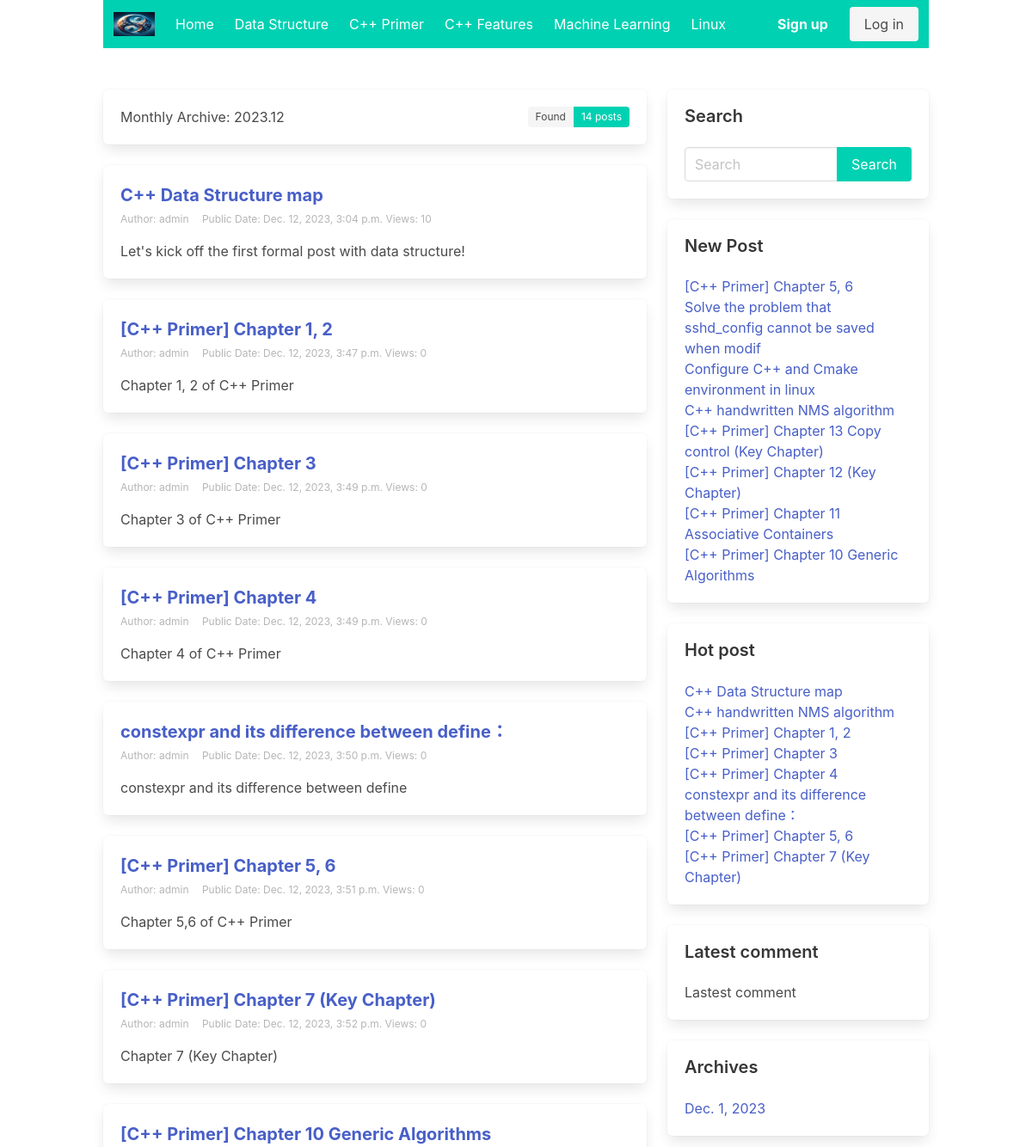
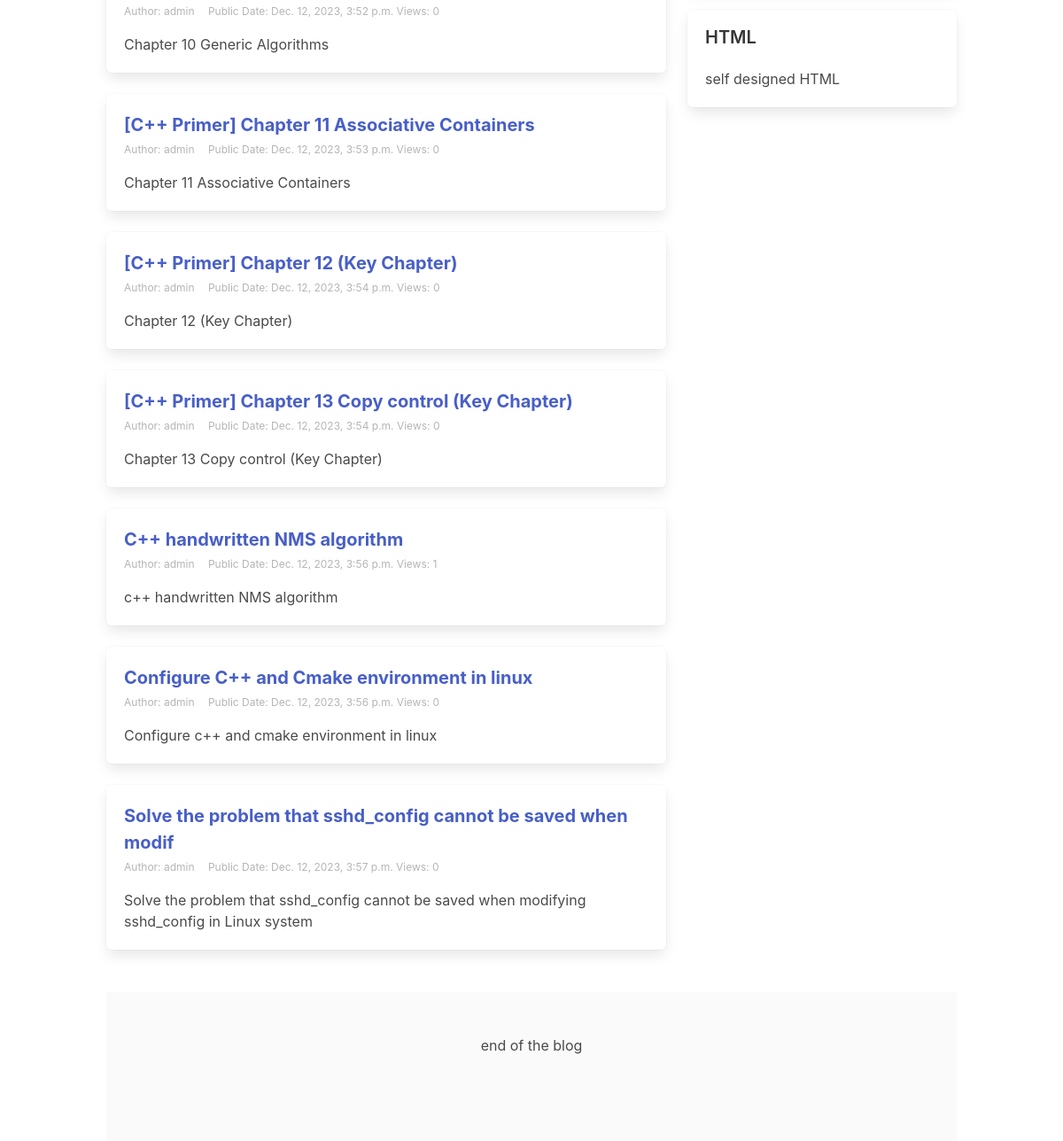
Screenshot of /archives/2023/12 with the database file from the repository (2 pictures, top to bottom).
### blog/models.py (models this page shows, shortened)
class Category(models.Model):
    name = models.CharField(max_length=32, verbose_name="category name")
    desc = models.TextField(max_length=200, blank=True, default='', verbose_name="category description")
    add_date = models.DateTimeField(auto_now_add=True, verbose_name="creating date")
    pub_date = models.DateTimeField(auto_now=True, verbose_name="modified date")
    class Meta:
        verbose_name = "blog category"
        verbose_name_plural = verbose_name

class Post(models.Model):
    title = models.CharField(max_length=61, verbose_name="Title")
    desc = models.TextField(max_length=200, blank=True, default='', verbose_name="Description")
    category = models.ForeignKey(Category, on_delete=models.CASCADE, verbose_name="category")
    content = MDTextField(verbose_name="Content")
    tags = models.ForeignKey(Tag, blank=True, on_delete=models.CASCADE, verbose_name="blog tag") # a post can have multiple tags -> foreign key
    owner = models.ForeignKey(User, on_delete=models.CASCADE, verbose_name="author")
    add_date = models.DateTimeField(auto_now_add=True, verbose_name="creating date")
    pub_date = models.DateTimeField(auto_now=True, verbose_name="modified date")
    pv = models.IntegerField(default=0, verbose_name='Views') # the views of the post
    class Meta:
        verbose_name = "post"
        verbose_name_plural = verbose_name

class Sidebar(models.Model):
    STATUS = (
        (1, 'Hide'),
        (2, 'Show')
    )
    DISPLAY_TYPE = (
        (1, 'Search'),
        (2, 'New post'),
        (3, 'Hot post'),
        (4, 'Latest comment'),
        (5, 'Post archives'),
        (6, 'HTML')
    )
    title = models.CharField(max_length=50, verbose_name="Module name") # Module name
    display_type = models.PositiveIntegerField(default=1, choices=DISPLAY_TYPE, verbose_name="Display type") # Sidebar, search box popular, articles
    content = models.CharField(max_length=500, blank=True, default='', verbose_name="Content",
                               help_text="If the setting is not HTML type, it can be empty") # This field is specially used for HTML type, other types can be empty
    sort = models.PositiveIntegerField(default=1,  verbose_name="Sort", help_text='The larger the serial number, the higher the order.')
    status = models.PositiveIntegerField(default=2, choices=STATUS, verbose_name="Status") # Hide/show status
    add_date = models.DateTimeField(auto_now_add=True, verbose_name="Creation time")  # creation time
    class Meta:
        verbose_name = "Sidebar"
        verbose_name_plural = verbose_name
        ordering = ['-sort'] # sort in descending order
    @classmethod # make it a callable function for the sidebar class
    def get_sidebar(cls):
        return cls.objects.filter(status=2)   # Query all modules that are displayed
    @property # make it as a property of the class, only readable
    def get_content(self):
        if self.display_type == 1:
            context = {
            }
            return render_to_string('blog/sidebar/search.html', context=context)
        elif self.display_type == 2:
            context = {
            }
            return render_to_string('blog/sidebar/new_post.html', context=context)
        elif self.display_type == 3:
            context = {
            }
            return render_to_string('blog/sidebar/hot_post.html', context=context)
        elif self.display_type == 4:
            context = {
            }
            return render_to_string('blog/sidebar/comment.html', context=context)
        elif self.display_type == 5:
            context = {
            }
            return render_to_string('blog/sidebar/archives.html', context=context)
        elif self.display_type == 6:
            return self.content

### blog/views.py (the view)
# urls.py: path('archives/<int:year>/<int:month>', views.archives, name='archives'),
def archives(request, year, month):
    post_list = Post.objects.filter(add_date__year=year, add_date__month=month)
    context = {'post_list': post_list, 'year': year, 'month': month}
    return render(request, 'blog/archives_list.html', context)

### blog/templatetags/category.py (called while the page is built)
@register.simple_tag # after adding this decoration, it will be a qualified template tag!
def get_category_list():
    return Category.objects.all()

@register.simple_tag
def get_sidebar_list():
    return Sidebar.get_sidebar()

@register.simple_tag
def get_new_post():
    return Post.objects.order_by('-pub_date')[:8] # only show 8 posts in descending order by time

@register.simple_tag
def get_hot_post():
    return Post.objects.order_by('-pv')[:8] # only show 8 posts in descending order by time

@register.simple_tag
def get_archives():
    return Post.objects.dates('add_date', 'month', order='DESC')[:8] # only show 8 posts in descending order by time

### blog/templates/blog/archives_list.html (shortened to what this page needs)
{% extends 'blog/base.html' %}
{% block archives %}
    <div class="box">
        Monthly Archive: {{ year }}.{{ month }}
        <div class="tags has-addons is-pulled-right">
          <span class="tag">Found</span>
          <span class="tag is-primary">{{ post_list.count }} posts</span>
        </div>
    </div>
{% endblock %}

### blog/templates/blog/base.html (shortened to what this page needs)
<!DOCTYPE html>
{% load static category %}
<html>
    <head>
        <link rel="stylesheet" href="https://cdn.jsdelivr.net/npm/bulma@0.9.4/css/bulma.min.css">
        <link href="{% static 'mdeditor/css/editormd.min.css' %}" rel="stylesheet">
        <link href="{% static 'mdeditor/css/editormd.preview.css' %}" rel="stylesheet">
    </head>
    <body>
        <nav class="navbar is-primary container" role="navigation" aria-label="main navigation">
            <div class="navbar-brand">
            <a class="navbar-item">
                <img src="{% static 'users/images/login.jpg'%}" width="48" height="48">
            </a>
            </div>
            <div id="navbarBasicExample" class="navbar-menu">
                <div class="navbar-start">
                    {% block nav-start %}
                        <a class="navbar-item" href="/">
                            Home
                        </a>
                    {% get_category_list as category_list %}
                        {% for category in category_list %}
                            <a class="navbar-item" href="{% url 'blog:category_list' category.id %}">
                                {{ category.name }}
                            </a>
                        {% endfor %}
                    {% endblock %}
                </div>
                <div class="navbar-end">
                    {% block navbar-end %}
                    <div class="navbar-item">
                        {% if user.is_authenticated %}
                        {% comment %} if the user login, it will show user center {% endcomment %}
                            <div class="buttons">
                                <a href="{% url 'users:user_profile' %}" class="button is-primary">{{ request.user.username }}'s User Center</a>
                                <a href="{% url 'users:logout' %}" class="button is-primary">Log out</a>
                            </div>
                        {% else %}
                            <div class="buttons">
                                <a class="button is-primary" href="{% url 'users:register' %}" target="_blank">
                                    <strong>Sign up</strong>
                                </a>
                                <a class="button is-light" href="{% url 'users:login' %}" target="_blank">
                                    Log in
                                </a>
                            </div>
                        {% endif %}
                    </div>
                    {% endblock %}
                </div>
            </div>
        </nav>
        <section class="section">
            <div class="container">
                <div class="columns">
                    <div class="column is-8">
                        {% block section %}
                            {% block archives %} {% endblock %}
                            {% if post_list %}
                                {% for post in post_list %}
                                    <div class="box">
                                        <h1 class="is-size-5 has-text-weight-bold">
                                            <a href="{% url 'blog:post_detail' post.id %}"> {{ post.title }} </a>
                                        </h1>
                                        <div class=" is-size-7 has-text-grey-light pt-1 pb-1">
                                            <span class="mr-3">Author: {{ post.owner }}</span>  <span>Public Date: {{ post.add_date }}</span>  <span>Views: {{ post.pv }}</span>
                                        </div>
                                        <p class="mt-3">{{ post.desc|truncatechars:100 }}</p>
                                    </div>
                                {% endfor %}
                            {% else %}
                                <div class="box">
                                    <p class="has-text-danger"> Post not exists! </p>
                                </div>
                            {% endif %}
                        {% endblock%}
                    </div>
                    <div class="column is-4">
                        {% block right-section %}
                            {% get_sidebar_list as sidebar_list %}
                                {% for sidebar in sidebar_list %}
                                    <div class="box">
                                        <h1 class="is-size-5 title"> {{ sidebar.title }} </h1>
                                        <p> {{ sidebar.get_content|safe }} </p>
                                    </div>
                                {% endfor %}
                        {% endblock %}
                    </div>
                </div>
            </div>
        </section>
        {% block footer %}
            <footer class="footer container">
                <div class="has-text-centered">
                    end of the blog
                </div>
            </footer>
        {% endblock %}
    </body>
</html>

### blog/templates/blog/sidebar/search.html (shortened to what this page needs)
<form action="{% url 'blog:search' %}" method="get">
    <div class="field has-addons">
        <div class="control is-expanded">
            <input type="search" class="input" name="keyword" placeholder="Search" value="{{ keyword }}">
        </div>
        <div class="control">
          <input  class="button is-primary" type="submit" value="Search">
        </div>
      </div>
</form>

### blog/templates/blog/sidebar/new_post.html
{% load category %}
{% get_new_post as post_list %}
{% for post in post_list %}
    <ul>
        <li><a href="{% url 'blog:post_detail' post.id %}">{{ post.title }}</a></li>
    </ul>
{% endfor %}

### blog/templates/blog/sidebar/hot_post.html
{% load category %}
{% get_hot_post as post_list %}
{% for post in post_list %}
    <ul>
        <li><a href="{% url 'blog:post_detail' post.id %}">{{ post.title }}</a></li>
    </ul>
{% endfor %}

### blog/templates/blog/sidebar/comment.html
Lastest comment

### blog/templates/blog/sidebar/archives.html
{% load category %}
{% get_archives as archives_list %}
{% for archive in archives_list %}
    <ul>
        <li><a href="{% url 'blog:archives' archive.year archive.month %}">{{ archive }}</a></li>
    </ul>
{% endfor %}

### rows the page displays
Category: name "Data Structure"
Category: name "C++ Primer"
Category: name "C++ Features"
Category: name "Machine Learning"
Category: name "Linux"
Post: title "C++ Data Structure map", owner "admin", add_date "Dec. 12, 2023, 3:04 p.m.", pv "10", desc "Let's kick off the first formal post with data structure!"
Post: title "[C++ Primer] Chapter 1, 2", owner "admin", add_date "Dec. 12, 2023, 3:47 p.m.", pv "0", desc "Chapter 1, 2 of C++ Primer"
Post: title "[C++ Primer] Chapter 3", owner "admin", add_date "Dec. 12, 2023, 3:49 p.m.", pv "0", desc "Chapter 3 of C++ Primer"
Post: title "[C++ Primer] Chapter 4", owner "admin", add_date "Dec. 12, 2023, 3:49 p.m.", pv "0", desc "Chapter 4 of C++ Primer"
Post: title "constexpr and its difference between define：", owner "admin", add_date "Dec. 12, 2023, 3:50 p.m.", pv "0", desc "constexpr and its difference between define"
Post: title "[C++ Primer] Chapter 5, 6", owner "admin", add_date "Dec. 12, 2023, 3:51 p.m.", pv "0", desc "Chapter 5,6 of C++ Primer"
Post: title "[C++ Primer] Chapter 7 (Key Chapter)", owner "admin", add_date "Dec. 12, 2023, 3:52 p.m.", pv "0", desc "Chapter 7 (Key Chapter)"
Post: title "[C++ Primer] Chapter 10 Generic Algorithms", owner "admin", add_date "Dec. 12, 2023, 3:52 p.m.", pv "0", desc "Chapter 10 Generic Algorithms"
Post: title "[C++ Primer] Chapter 11 Associative Containers", owner "admin", add_date "Dec. 12, 2023, 3:53 p.m.", pv "0", desc "Chapter 11 Associative Containers"
Post: title "[C++ Primer] Chapter 12 (Key Chapter)", owner "admin", add_date "Dec. 12, 2023, 3:54 p.m.", pv "0", desc "Chapter 12 (Key Chapter)"
Post: title "[C++ Primer] Chapter 13 Copy control (Key Chapter)", owner "admin", add_date "Dec. 12, 2023, 3:54 p.m.", pv "0", desc "Chapter 13 Copy control (Key Chapter)"
Post: title "C++ handwritten NMS algorithm", owner "admin", add_date "Dec. 12, 2023, 3:56 p.m.", pv "1", desc "c++ handwritten NMS algorithm"
Post: title "Configure C++ and Cmake environment in linux", owner "admin", add_date "Dec. 12, 2023, 3:56 p.m.", pv "0", desc "Configure c++ and cmake environment in linux"
Post: title "Solve the problem that sshd_config cannot be saved when modif", owner "admin", add_date "Dec. 12, 2023, 3:57 p.m.", pv "0", desc "Solve the problem that sshd_config cannot be saved when modifying sshd_config in Linux system"
Sidebar: title "Search"
Sidebar: title "New Post"
Sidebar: title "Hot post"
Sidebar: title "Latest comment"
Sidebar: title "Archives", archives_list "Dec. 1, 2023"
Sidebar: title "HTML", get_content "self designed HTML"

### other values shown
{{ year }} "2023"
{{ month }} "12"
{{ post_list.count }} "14"
